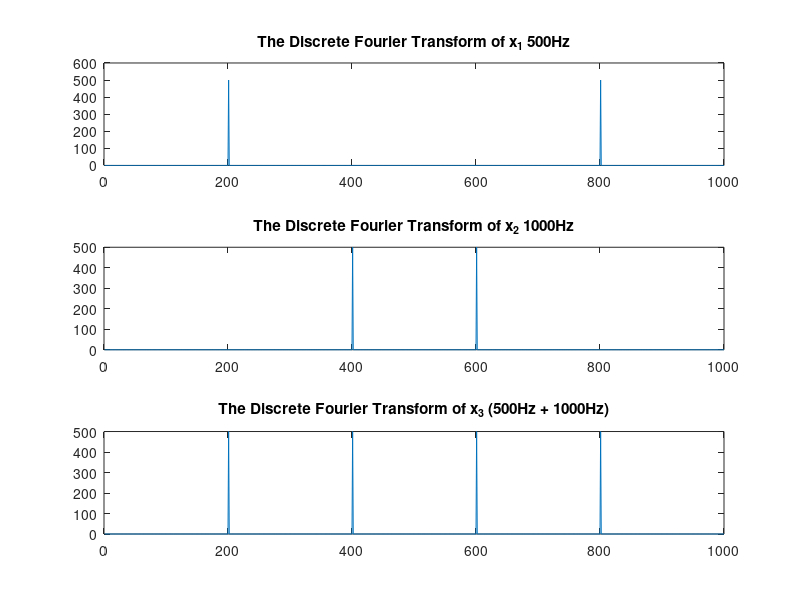
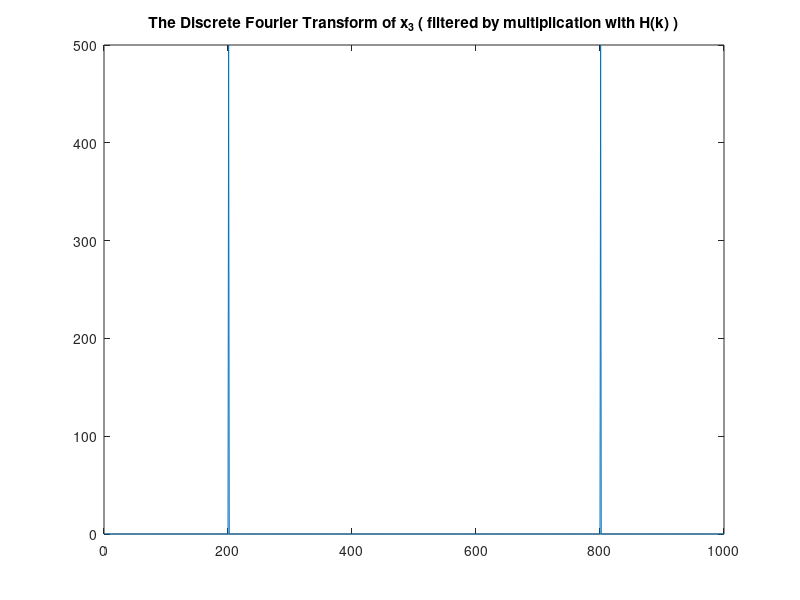

Write the MATLAB code that produced these figures, in order. (Note: this script raises an error after producing the figures.)
clc;
clear all
close all;


% Part III
N=1000;
fs = 2500;           % Sampling frequency
ts=1/fs;
t = ts*(0:N-1);
f1 = 500;            % 1st sinusoidal freuency 
f2 = 1000;           % 2nd sinusoidal frequency 
x1 = sin(2*pi*f1*t);
x2 = sin(2*pi*f2*t);

x3 = x1+x2;

% sound(x1)
% sound(x2)
% sound(x3)

x1_FOURIER_TRANSFORM = fft(x1);
x2_FOURIER_TRANSFORM = fft(x2); 
x3_FOURIER_TRANSFORM = fft(x3);

subplot(311)
plot(abs(x1_FOURIER_TRANSFORM)); 
title('The Discrete Fourier Transform of x_1 500Hz')

subplot(312)
plot(abs(x2_FOURIER_TRANSFORM));
title('The Discrete Fourier Transform of x_2 1000Hz')

subplot(313)
plot(abs(x3_FOURIER_TRANSFORM));
title('The Discrete Fourier Transform of x_3 (500Hz + 1000Hz)')

% filtering
% H[k]
H = zeros(1,1000);
H(201)=1 ; 
H(801)=1;

X3_filtered= H.*(x3_FOURIER_TRANSFORM);
figure
plot(abs(X3_filtered));
title('The Discrete Fourier Transform of x_3 ( filtered by multiplication with H(k) )')

% reconstructing signal to time domain
x3_from_X3_filtered = ifft(X3_filtered,'symmetric')   %for taking only real values after ifft()
figure
subplot(211)
plot(t,x1), title('original x_1')
subplot(212)
plot(t,x3_from_X3_filtered),title('x_3 from inversing filtered X_3')